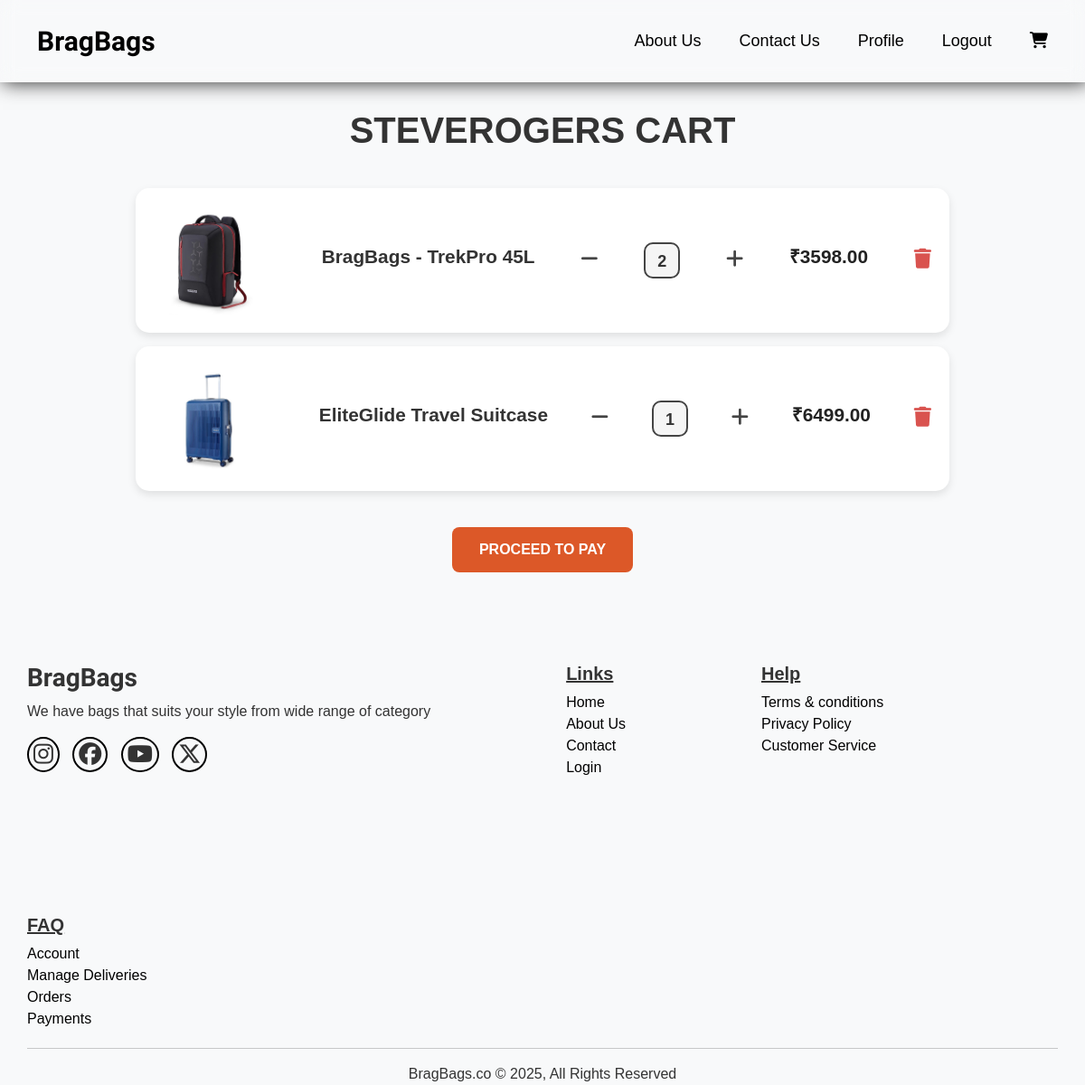
Screenshot of /view_cart/ (signed in) with the database file from the repository.
### core/models.py (models this page shows, shortened)
class Cart(models.Model):
    user = models.ForeignKey(User, on_delete=models.CASCADE)
    product = models.ForeignKey(Luggage, on_delete=models.CASCADE)
    quantity = models.PositiveIntegerField(default=1)

class Luggage(models.Model):
    CATEGORY_CHOICES = [
        ('SUITCASE', 'Suitcase'),
        ('BAGPACKS', 'Bagpacks'),
        ('DUFFLE', 'Duffle'),
        ('BRIEFCASE','Briefcase')
    ]
    name = models.CharField(max_length=100)
    category = models.CharField(max_length=20, choices=CATEGORY_CHOICES)
    small_description=models.CharField(max_length=300)
    description=models.TextField()
    original_price = models.IntegerField()
    discounted_price = models.IntegerField()
    luggage_image =models.ImageField(upload_to='luggage_images', default="")

### core/views.py (the view)
# urls.py: path('view_cart/', views.view_cart, name='viewcart'),
def view_cart(request):
    if request.user.is_authenticated:
        cart_items = Cart.objects.filter(user=request.user)
        for item in cart_items:               # total price calculation
            item.total_price = item.product.discounted_price * item.quantity
        return render(request, 'core/view_cart.html', {'cart_items': cart_items})
    else:
        return redirect('login')

### core/templates/core/view_cart.html
{% extends "core/base.html" %} {% load static %} {% block content %}
<div class="main">
  <div class="viewcart_title">
    <h1>{{request.user}} Cart</h1>
  </div>
  {% for item in cart_items %}
  <div id="view_box">
    <div class="main-viewbox">
      <div class="viewcart-image">
        <img
          src="{{ item.product.luggage_image.url }}"
          alt="luggae cart image"
        />
      </div>
      <div class="viewcart-name">
        <h3>{{item.product.name}}</h3>
      </div>
      <div class="dec-counter">
        <a href="{% url "del_quantity" item.id %}"><i class="fa-solid fa-minus"></i></a>
      </div>
      <div class="qunatity_item">{{item.quantity}}</div>
      <div class="add-counter">
        <a href="{% url "add_quantity" item.id %}"><i class="fa-solid fa-plus"></i></a>
      </div>
      <div class="viewcart-price">
        <h5><strong>&#8377;{{ item.total_price|floatformat:2 }}</strong></h5>
      </div>
      <div class="delete_icon">
        <a href="{% url "deletecartitem" item.id %}"><i class="fa-solid fa-trash"></i></a>
      </div>
    </div>
  </div>
  {% endfor %}
  <div class="pay-button">
    <a href=""><button class="pay_button">Proceed to Pay</button></a>
  </div>
</div>
{% endblock content %}

### core/static/core/css/main.css (style rules this page uses)
* { box-sizing: border-box; margin: 0; padding: 0; font-family: Arial, sans-serif; font-weight: 100; }
html, body { min-height: 100vh; width: 100%; background-color: #fff; }

### core/static/core/css/product.css (style rules this page uses)
body { font-family: 'Poppins', sans-serif; background-color: #f9f9f9; color: #333; }

### core/static/core/css/suitcategory.css (style rules this page uses)
* { margin: 0; padding: 0; box-sizing: border-box; }
html, body { width: 100%; height: 100%; font-family: 'Arial', sans-serif; background-color: #f9f9f9; }

### core/static/core/css/viewcart.css (style rules this page uses)
body { font-family: "Poppins", sans-serif; background-color: #f8f9fa; margin: 0; padding: 0; }
.viewcart_title { display: flex; justify-content: center; align-items: center; }
.viewcart_title h1 { margin-top: 120px; margin-bottom: 40px; font-size: 2.5rem; font-weight: bold; color: #333; text-transform: uppercase; }
#view_box { display: flex; justify-content: center; width: 100%; margin-bottom: 15px; }
.main-viewbox { display: flex; align-items: center; justify-content: space-between; background: white; padding: 20px; border-radius: 15px; width: 90%; max-width: 900px; box-shadow: 0px 4px 10px rgba(0, 0, 0, 0.1); transition: transform 0.3s ease, box-shadow 0.3s ease; }
.viewcart-image img { width: 120px; height: 120px; border-radius: 10px; object-fit: cover; transition: transform 0.3s ease-in-out; }
.viewcart-name h3 { font-size: 1.3rem; font-weight: 600; color: #333; margin-left: 15px; }
.dec-counter, .add-counter, .delete_icon { display: flex; align-items: center; justify-content: center; }
.dec-counter i, .add-counter i, .delete_icon i { font-size: 22px; color: #444; cursor: pointer; transition: color 0.2s ease, transform 0.2s ease; }
.qunatity_item { font-size: 18px; font-weight: bold; border: 2px solid #444; width: 40px; height: 40px; text-align: center; line-height: 38px; border-radius: 10px; background: #f5f5f5; }
.viewcart-price h5 { font-size: 1.3rem; font-weight: bold; color: #222; }
.delete_icon i { color: #d9534f; font-size: 22px; }
.pay-button { display: flex; justify-content: center; margin-top: 40px; margin-bottom: 100px; }
.pay_button { width: 200px; height: 50px; background: rgb(220, 88, 40); color: #fff; font-size: 1rem; font-weight: bold; text-transform: uppercase; border: none; border-radius: 8px; cursor: pointer; transition: background 0.3s ease, transform 0.2s ease; }

### rows the page displays
Cart: product.luggage_image (picture), product.name "BragBags - TrekPro 45L", quantity "2", total_price "3598.00"
Cart: product.luggage_image (picture), product.name "EliteGlide Travel Suitcase", quantity "1", total_price "6499.00"

### other values shown
{{ request.user }} "STEVEROGERS"
